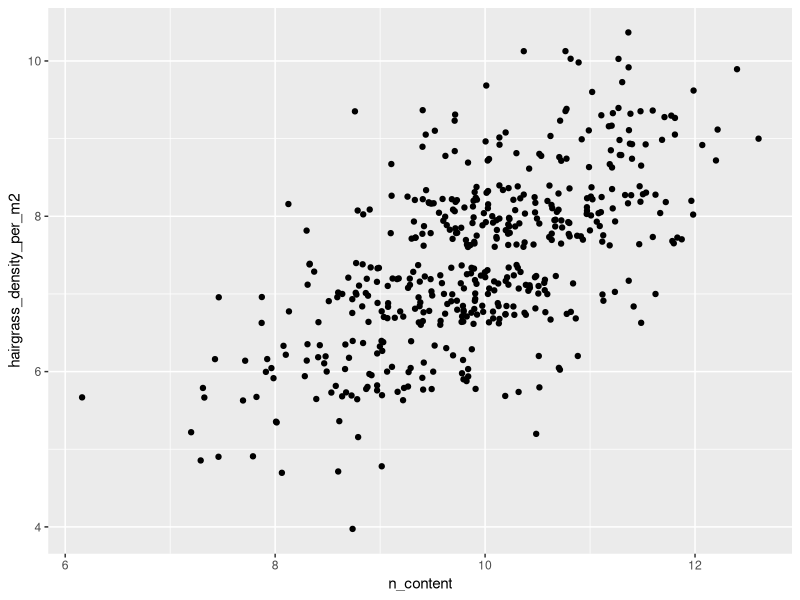
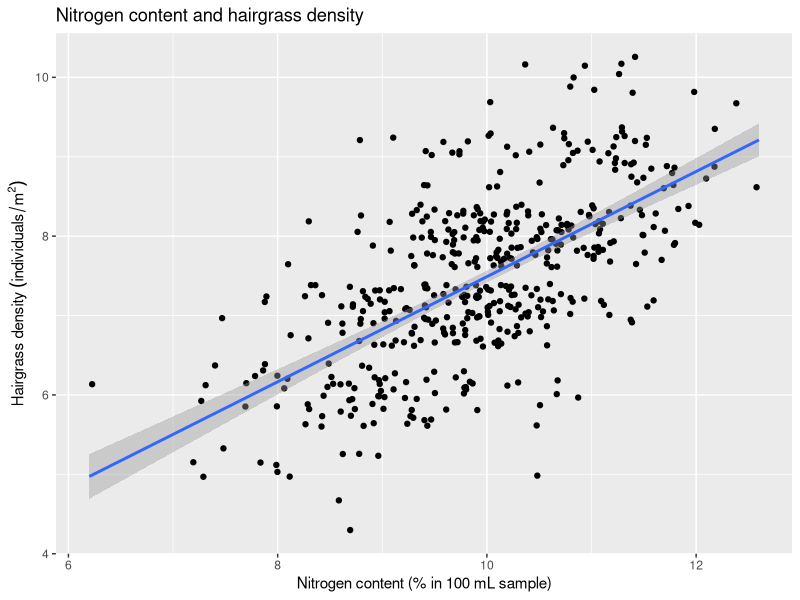
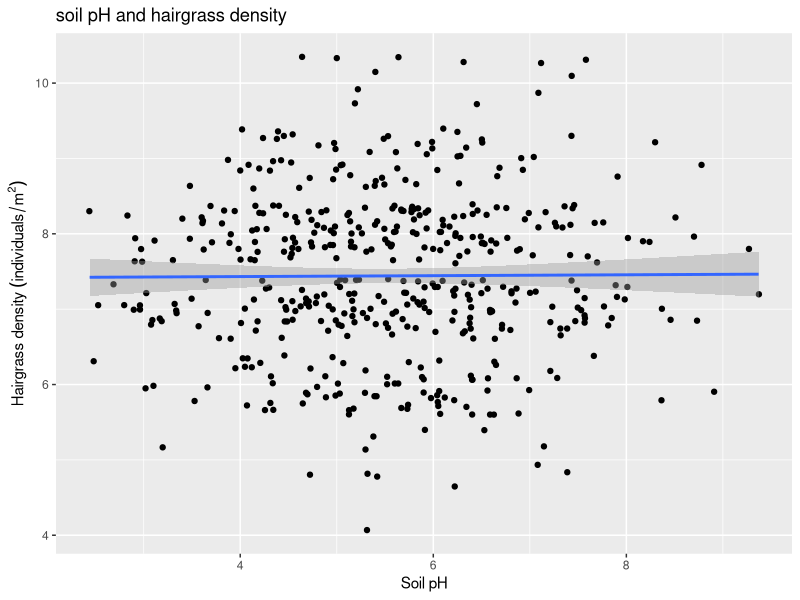
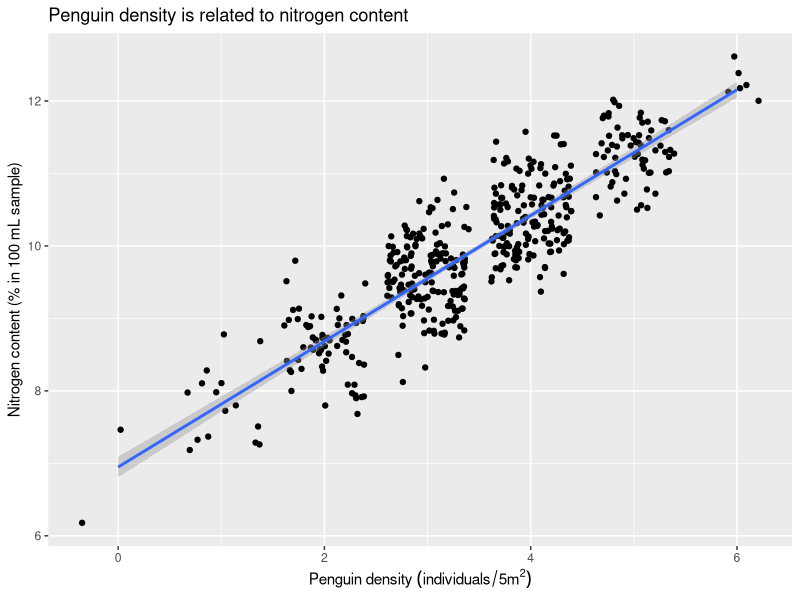

These charts were generated, in order, by the following R code:
## ---- chunk 1
knitr::opts_chunk$set(echo = TRUE)
## ---- chunk 2
# load in the tidyverse
library("tidyverse")
# load in the data
hairgrass <- read_csv("hairgrass_data.csv")
## ---- chunk 3
# What are our independent and dependent variables?
# What kind of variables are they?
# What kind of viz should we do?

hairgrass %>% summarize(max(n_content), min(n_content), mean(n_content), sd(n_content))
# okay cool good to know, emphasize we are not doing group by because not categorical data

hairgrass %>% ggplot(aes(y = hairgrass_density_per_m2, x = n_content)) +
  geom_jitter() 
  # could do jitter or not, what do other people think?

# do you see a pattern? Do you think these data are correlated? What do you think the correlation coefficient will be?


## ---- chunk 4
r = cor(hairgrass$hairgrass_density_per_m2, hairgrass$n_content)
# What do we expect based on this correlation coefficient?
## ---- chunk 5
r^2 
# Means that 40% of the variation in harigrass density can be explained by the variation in nitrogen content
## ---- chunk 6
# is that what we expected based on that correlation coefficient? 

hairgrass %>% ggplot(aes(y = hairgrass_density_per_m2, x = n_content)) +
  geom_jitter() +
  geom_smooth(method = "lm") +
  ylab(bquote('Hairgrass density ' (individuals / m^2))) +
  xlab("Nitrogen content (% in 100 mL sample)") +
  ggtitle("Nitrogen content and hairgrass density")


## ---- chunk 7
# hairgrass density = a *  n_content + b
## ---- chunk 8
# null: There is no relationship between hairgrass density and n_content
# alt: There is a relationship between hairgrass density and n_content

## ---- chunk 9
summary(lm(hairgrass_density_per_m2 ~ n_content, data = hairgrass))
# model: hairgrass density = 0.87 + 0.66 *n_content
## ---- chunk 10
# stats interpretation
# Because the p-value associated with the F statistic was 319, we reject the null hypothesis that there is no relationship between n_content and hairgrass density. The slope of the line is unlikely to be 0.

# interpretation in light of scenario: we should pay attention to n content as we build our road

# REMIND everyone how to submit these words so they get counted
## ---- chunk 11
hairgrass %>% summarize(max(soil_pH), min(soil_pH), mean(soil_pH), sd(soil_pH))
# okay cool good to know, emphasize we are not doing group by because not categorical data

hairgrass %>% ggplot(aes(y = hairgrass_density_per_m2, x = soil_pH)) +
  geom_jitter() +
  geom_smooth(method = "lm") +
  ylab(bquote('Hairgrass density ' (individuals / m^2))) +
  xlab("Soil pH") +
  ggtitle("soil pH and hairgrass density")

## ---- chunk 12
cor(hairgrass$hairgrass_density_per_m2, hairgrass$soil_pH)
## ---- chunk 13
# hairgrass density = a *  soil_pH + b
## ---- chunk 14
summary(lm(hairgrass_density_per_m2 ~ soil_pH, data = hairgrass))
# model: hairgrass density = 7.4 + 0.006 * soil pH
## ---- chunk 15
# stats interpretation
# Because the p-value associated with the F statistic was 0.875, we accept the null hypothesis that there is no relationship between soil pH and hairgrass density. The slope of the line is likely 0.


# REMIND everyone how to submit these words so they get counted
## ---- chunk 16
# interpretation in light of scenario: we shouldn't worry about soil pH as we think about where to build our road
## ---- chunk 17
 hairgrass %>% ggplot(aes(x= penguin_density_per_5m2_within_100m, y = n_content)) +
  geom_jitter() +
  geom_smooth(method = "lm") +
  xlab(bquote('Penguin density ' (individuals /5 *m^2))) +
  ylab("Nitrogen content (% in 100 mL sample)") +
  ggtitle("Penguin density is related to nitrogen content")

summary(lm(n_content ~ penguin_density_per_5m2_within_100m, data = hairgrass))
